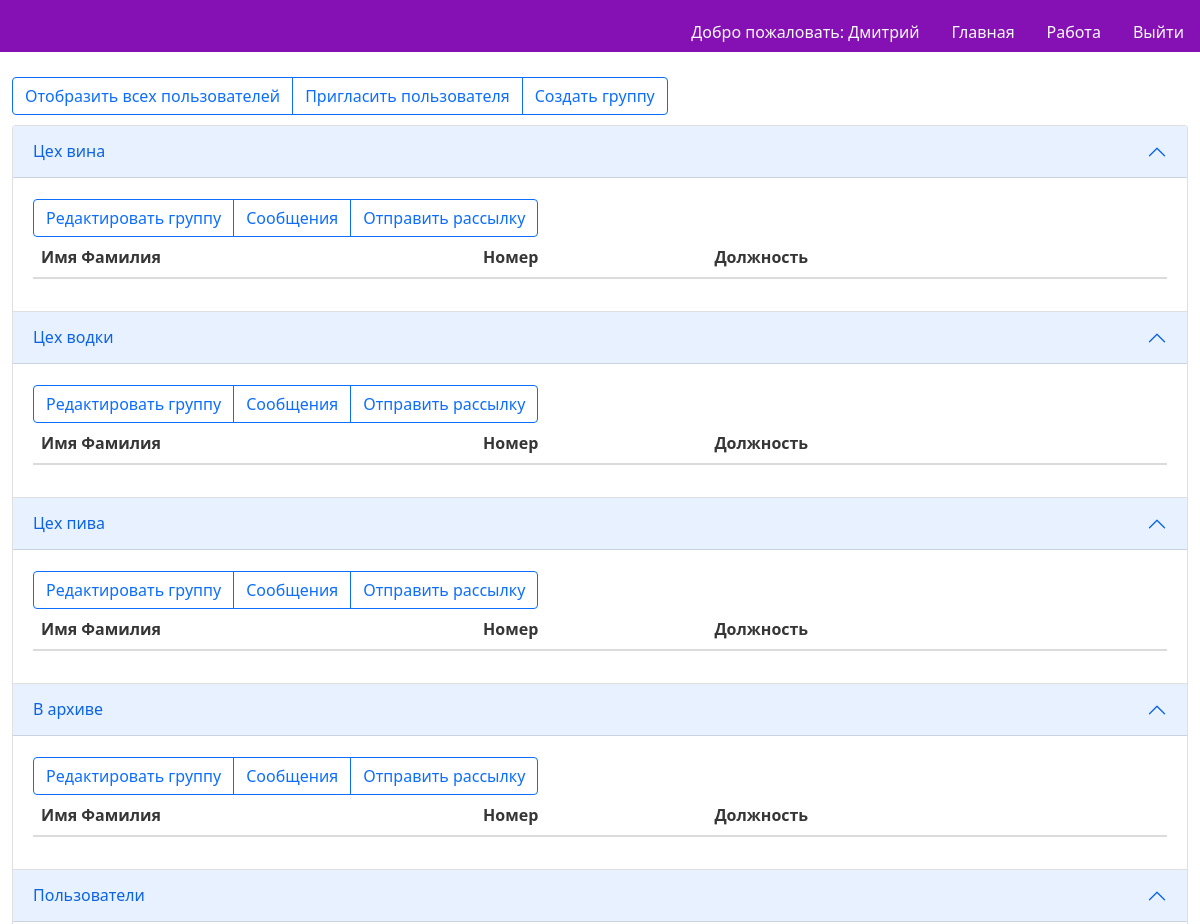
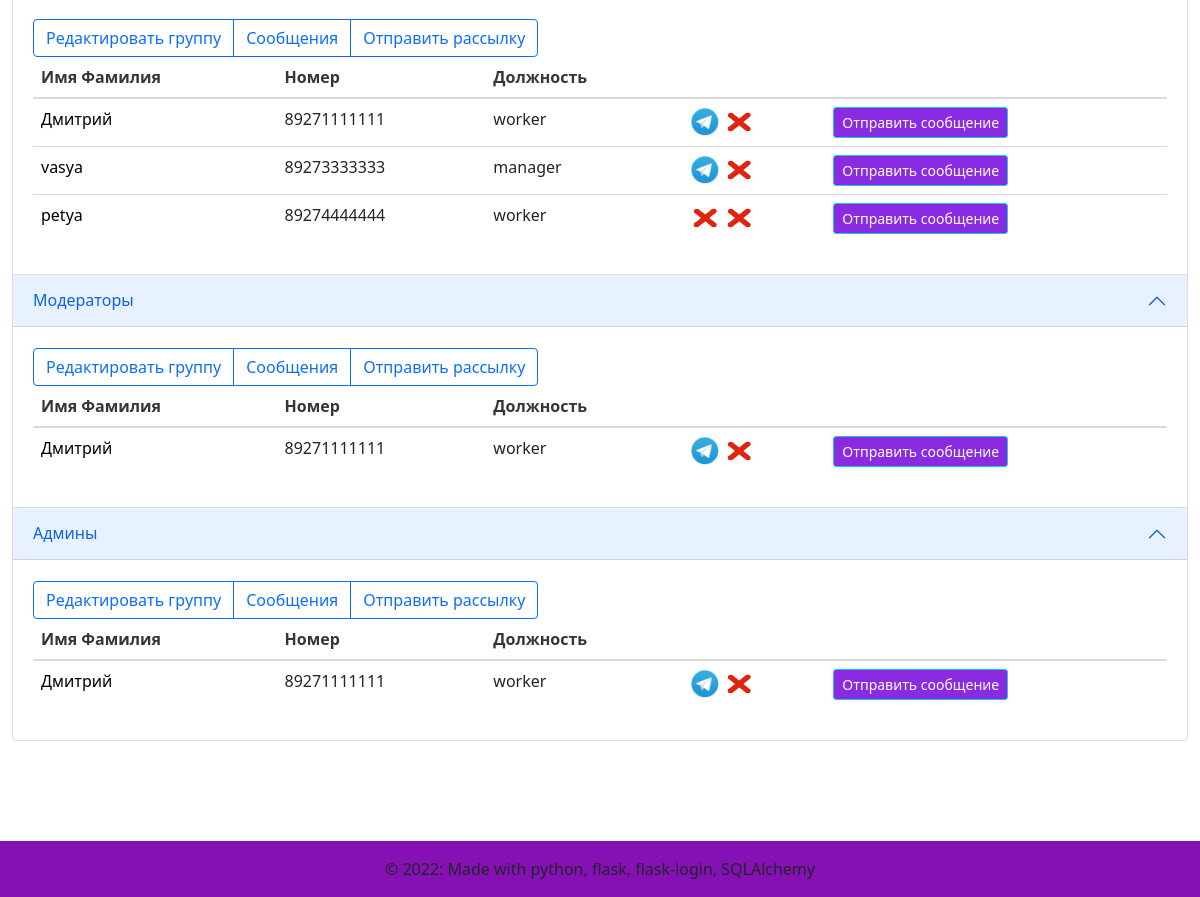
/workallgroups (signed in), run on an earlier commit of the app's database (2 pictures, top to bottom).
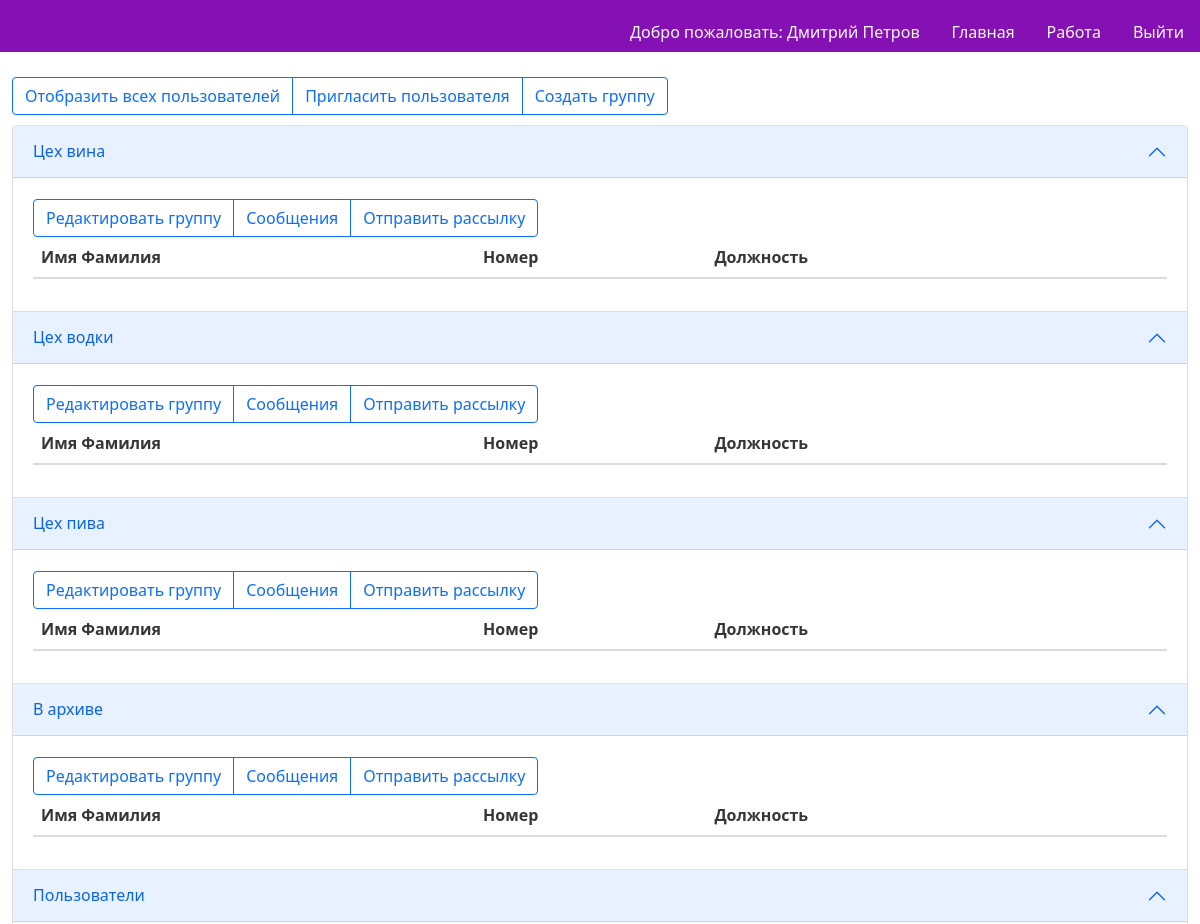
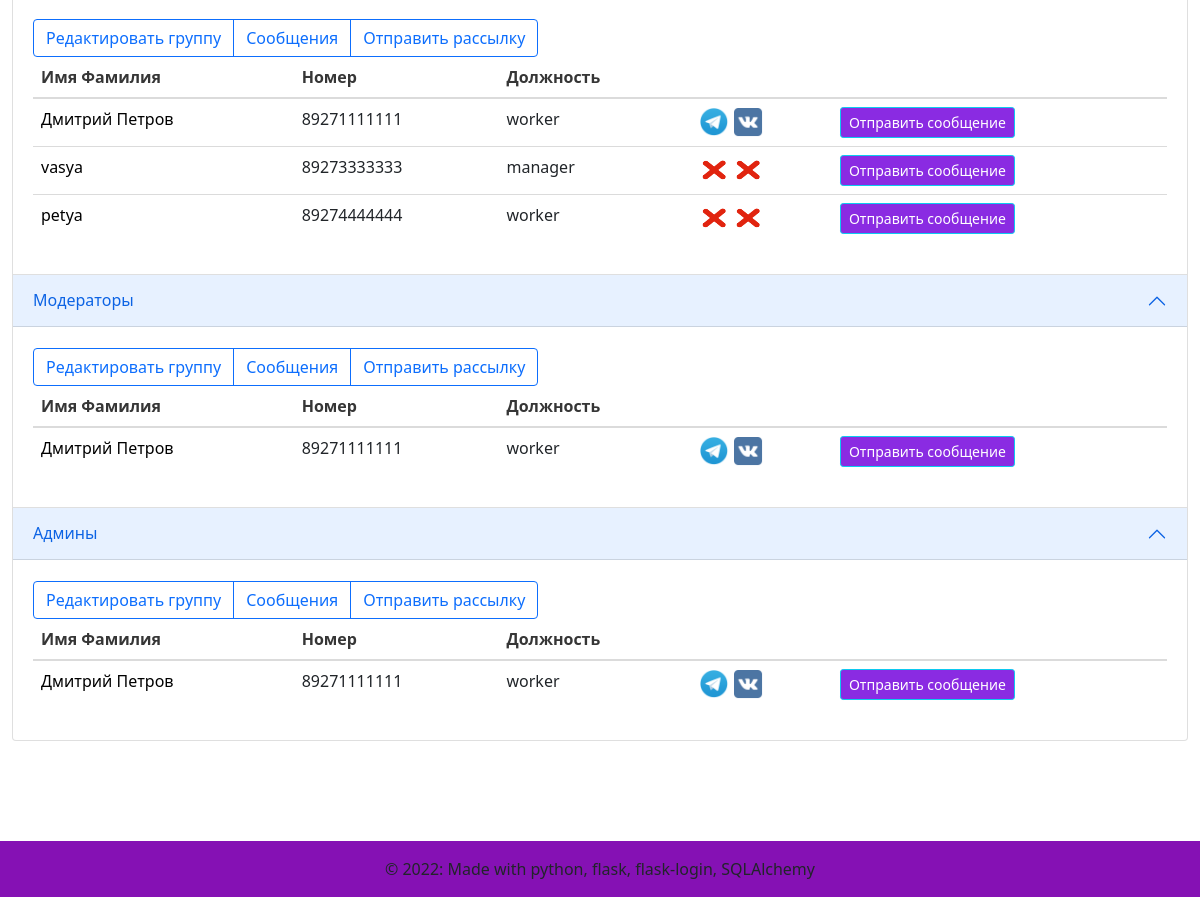
And on a later commit of the database (2 pictures, top to bottom).
### models.py (models this page shows)
class User(UserMixin, db.Model):
    id = db.Column(db.Integer,
                   nullable=False,
                   unique=True,
                   primary_key=True,
                   autoincrement=True)  # primary keys are required by SQLAlchemy
    password = db.Column(db.String(100))  # пароль есть только у администраторов и модераторов
    name = db.Column(db.String(100))  # имя фамилия
    phone_number = db.Column(db.String(11), unique=True)  # номер телефона
    vk_authorized = db.Column(db.Boolean, default=False)  # авторизован вк или нет
    tlg_authorized = db.Column(db.Boolean, default=False)  # авторизован в телеграм или нет
    status = db.Column(db.String(30))  # статус пользователя(ожидает подтверждения\в архиве\подтвержден)
    app_role = db.Column(db.String(20))  # роль в приложении(админ, модератор, пользователь)
    organisation_role = db.Column(db.String(100))  # должность в организации
    tlg_chat_id = db.Column(db.Integer, default=-1)
    vk_chat_id = db.Column(db.Integer, default=-1)

### main.py (the view)
@main.route('/workallgroups')
@login_required
def workallgroups():
    users = User.query.all()
    relations = db.session.query(users_groups_relations).all()
    groups = Group.query.order_by(db.desc(Group.id)).all()
    return render_template('workallgroups.html', users=users, groups=groups, relations=relations)

### templates/workallgroups.html (shortened to what the changed rows need)
{% extends "base.html" %}
{% block content %}
    <div class="accordion" id="accordionPanelsStayOpenExample" style="margin-top: 10px">
    {% for group in groups if current_user.app_role == 'administrator' or current_user.id == group['owner_id'] or group['id'] == 4%}
      <div class="accordion-item">
        <h2 class="accordion-header" id="panelsStayOpen-heading{{ group['id'] }}">
          <button class="accordion-button" type="button" data-bs-toggle="collapse" data-bs-target="#panelsStayOpen-collapse{{ group['id'] }}" aria-expanded="true" aria-controls="panelsStayOpen-collapse{{ group['id'] }}">
            {{ group['name'] }}
          </button>
        </h2>
        <div id="panelsStayOpen-collapse{{ group['id'] }}" class="accordion-collapse collapse show" aria-labelledby="panelsStayOpen-heading{{ group['id'] }}">
          <div class="accordion-body">
                <div class="btn-group" role="group" aria-label="Basic outlined example" style="margin-top: 5px; margin-right: 10px">
                    <a class="btn btn-outline-primary" href="{{ url_for('groups.editgroup', id=group['id']) }}" role="button">Редактировать группу</a>
                    <a class="btn btn-outline-primary" href="{{ url_for('messages.groupmessages', id=group['id']) }}" role="button">Сообщения</a>
                    <a class="btn btn-outline-primary" href="{{ url_for('messages.groupmessage', id=group['id']) }}" role="button">Отправить рассылку</a>
                </div>
                <table class="table table-hover">
                      <thead>
                        <tr>
                          <th scope="col">Имя Фамилия</th>
                          <th scope="col">Номер</th>
                          <th scope="col">Должность</th>
                            <th scope="col"></th>
                          <th scope="col"></th>
                        </tr>
                      </thead>
                    <tbody>
                        {% for row in relations if group['id'] == row['group_id']%}
                            {%for user in users if user['id'] == row['user_id']%}
                                <tr id="group{{ group['id'] }}user{{ user['id'] }}">
                                  <td scope="row">
                                      <a class="text-decoration-none" style="color: black"
                                        href="{{ url_for('users.edituser', id=user['id']) }}">
                                      {{ user['name'] }}</a></td>
                                  <td>{{ user['phone_number'] }}</td>
                                  <td>{{ user['organisation_role'] }}</td>
                                  <td>
                                      {% if user['tlg_authorized'] %}
                                          <img src="../static/images/tg.png" alt="TG" class="img-rounded" style="height:30px; width:30px"/>
                                      {% else %}
                                          <img src="../static/images/none.png" alt="" class="img-rounded" style="height:30px; width:30px"/>
                                      {% endif %}
                                      {% if user['vk_authorized'] %}
                                          <img src="../static/images/vk.png" alt="VK" class="img-rounded" style="height:30px; width:30px"/>
                                      {% else %}
                                          <img src="../static/images/none.png" alt="" class="img-rounded" style="height:30px; width:30px"/>
                                      {% endif %}
                                  </td>
                                  <td>
                                        <a class="btn btn-info btn-sm" style="background-color:blueviolet; color:white" href="{{ url_for('messages.usermessage', id=user['id']) }}">
                                            Отправить сообщение
                                        </a>
                                  </td>
                                </tr>
                              {%endfor%}
                        {% endfor %}
                    </tbody>
                </table>
          </div>
        </div>
      </div>
    {% endfor %}
    </div>
{% endblock %}

### templates/base.html (shortened to what this page needs)
<!DOCTYPE html>
<html>
<head>
    <link rel="stylesheet" href="https://cdnjs.cloudflare.com/ajax/libs/bulma/0.7.2/css/bulma.min.css" />
    <link href="https://cdn.jsdelivr.net/npm/bootstrap@5.1.3/dist/css/bootstrap.min.css" rel="stylesheet">
    <link rel="stylesheet" href="../static/css/preloader.css"/>
</head>
<body class="loader-body" style="background-color: #ffffff; height: inherit">
            <nav class="d-none page-header navbar navbar-light sticky-top" style="background-color: #8511b4;">
                <div class="container-fluid ">
                    <ul class="nav nav-pills position-absolute bottom-0 end-0">
                        {% if current_user.is_authenticated %}
                        <li class="nav-item">
                            <a class="nav-link text-light" style="color: black"
                                        href="{{ url_for('users.edituser', id=current_user.id) }}">
                                Добро пожаловать: {{ current_user.name }}
                            </a>
                         </li>
                        {% endif %}
                        <li class="nav-item" >
                            <a href="{{ url_for('main.index') }}" class="nav-link text-light">
                                Главная
                            </a>
                        </li>
                        {% if current_user.is_authenticated %}
                        <li class="nav-item">
                            <a href="{{ url_for('main.workallusers') }}" class="nav-link text-light">
                                Работа
                            </a>
                        </li>
                        {% endif %}
                        {% if current_user.is_authenticated %}
                        <li class="nav-item">
                            <a href="{{ url_for('auth.logout') }}" class="nav-link text-light">
                                Выйти
                            </a>
                        </li>
                        {% endif %}
                    </ul>
                </div>
            </nav>
            <div class="d-none page-main container-fluid" style="height: 82%">
                   {% block content %}
                   {% endblock %}
            </div>
            <footer class="d-none page-footer font-small blue" style="background-color: #8511b4; margin-top: 100px">
              <div class="footer-copyright text-center py-3">© 2022: Made with python, flask, flask-login, SQLAlchemy
              </div>
            </footer>
    </body>
</html>

What changed in the data, as far as the page shows it:
changed User: name "Дмитрий" → "Дмитрий Петров"; vk_authorized: picture added; vk_authorized: picture removed
changed User "vasya": tlg_authorized: picture added; tlg_authorized: picture removed
